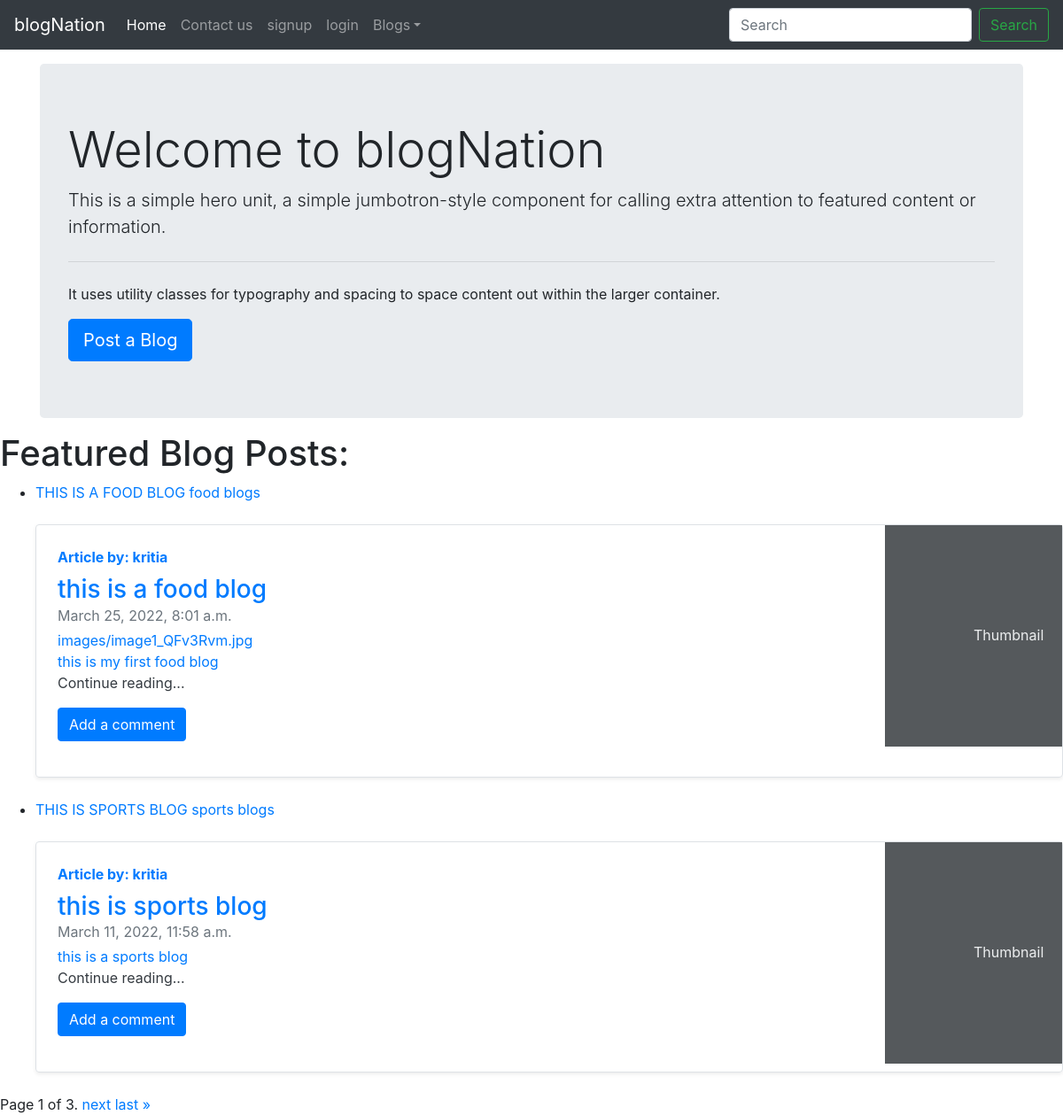
The page / on the database its author committed.
### blogapp/models.py (models this page shows, shortened)
class BlogTimeStamp(models.Model):
   created_at = models.DateTimeField(auto_now_add=True)
   updated_at = models.DateTimeField(auto_now_add=True)
   class Meta:
      abstract = True

class Post(BlogTimeStamp):
   author = models.ForeignKey(User, on_delete=models.CASCADE)
   title = models.CharField(max_length=100)
   content = models.TextField(max_length=2000, null=True, blank=True)
   slug = models.SlugField(max_length=1000, null=True, blank=True)
   image = models.ImageField(upload_to='images/', null=True, blank=True)
   posted_on = models.DateTimeField(auto_now=True)
   category = models.ManyToManyField(Category)

class Category(BlogTimeStamp):
   name = models.CharField(max_length=100)

### blogapp/views.py (the view)
# urls.py: path('', views.home, name='home'),
def home(request):
    Post_list = Post.objects.all()
    paginator = Paginator(Post_list, 2)
    page_number = request.GET.get('page', 1)
    page_obj = paginator.get_page(page_number)
    return render(request, 'home/home.html', {'page_obj': page_obj})

### templates/home/home.html (shortened to what this page needs)
{%extends 'base.html'%}
{% block body %}
<div class="container m=3">
  <div class="jumbotron my-3">
    <h1 class="display-4">Welcome to blogNation</h1>
    <p class="lead">This is a simple hero unit, a simple jumbotron-style component for calling extra attention to featured content or information.</p>
    <hr class="my-4">
    <p>It uses utility classes for typography and spacing to space content out within the larger container.</p>
    <a class="btn btn-primary btn-lg" href="/create" role="button">Post a Blog</a>
  </div>
</div>
<h1> Featured Blog Posts:</h1>
<ul>
  {% for post in page_obj %}
    <li>
      <a href="{% url 'blogapp:post_detail' post.pk %}">
        {{ post.title|upper }}
        {% for c in post.category.all %}
          {{ c.name }}
        <div class="row no-gutters border rounded overflow-hidden flex-md-row mb-4 shadow-sm h-md-250 my-4 position-relative">
            <div class="col p-4 d-flex flex-column position-static">
                <strong class="d-inline-block mb-2 text-primary">Article  by: {{post.author}}</strong>
                <h3 class="mb-0">{{post.title}}</h3>
                <div class="mb-1 text-muted">{{post.posted_on}}</div>
                <p class="card-text mb-auto">{{post.image}}</p>
                <p class="card-text mb-auto">{{post.content}}</p>
                <a href="{% url 'blogapp:post_detail' post.pk%}" role="link" class="btn-outline-dark" >Continue reading...</a>
                <div class="my-2">
                  <a href="{% url 'blogapp:comment' post.pk %}" role="button" class="btn btn-primary my-2" >Add a comment</a>
                </div>
        </div>
            <div class="col-auto d-none d-lg-block">
                <svg class="bd-placeholder-img" width="200" height="250" xmlns="http://www.w3.org/2000/svg" preserveAspectRatio="xMidYMid slice" focusable="false" role="img" aria-label="Placeholder: Thumbnail">
                    <rect width="100%" height="100%" fill="#55595c"></rect><text x="50%" y="50%" fill="#eceeef" dy=".3em">Thumbnail</text>
                </svg>
            </div>
          </div>
        {% endfor %}
      </a>
    </li>
  {% endfor %}
</ul>
<div class="pagination">
  <span class="step-links">
      <span class="current">
          Page {{ page_obj.number }} of {{ page_obj.paginator.num_pages }}.
      </span>
      {% if page_obj.has_next %}
          <a href="?page={{ page_obj.next_page_number }}">next</a>
          <a href="?page={{ page_obj.paginator.num_pages }}">last &raquo;</a>
      {% endif %}
  </span>
</div>
{% endblock  %}

### rows shown on the page
Post: title "THIS IS A FOOD BLOG", author "kritia", title "this is a food blog", posted_on "March 25, 2022, 8:01 a.m.", image "images/image1_QFv3Rvm.jpg", content "this is my first food blog"
Category: name "food blogs"
Post: title "THIS IS SPORTS BLOG", author "kritia", title "this is sports blog", posted_on "March 11, 2022, 11:58 a.m.", content "this is a sports blog"
Category: name "sports blogs"

### other values the page prints
{{ page_obj.number }} "1"
{{ page_obj.paginator.num_pages }} "3"
